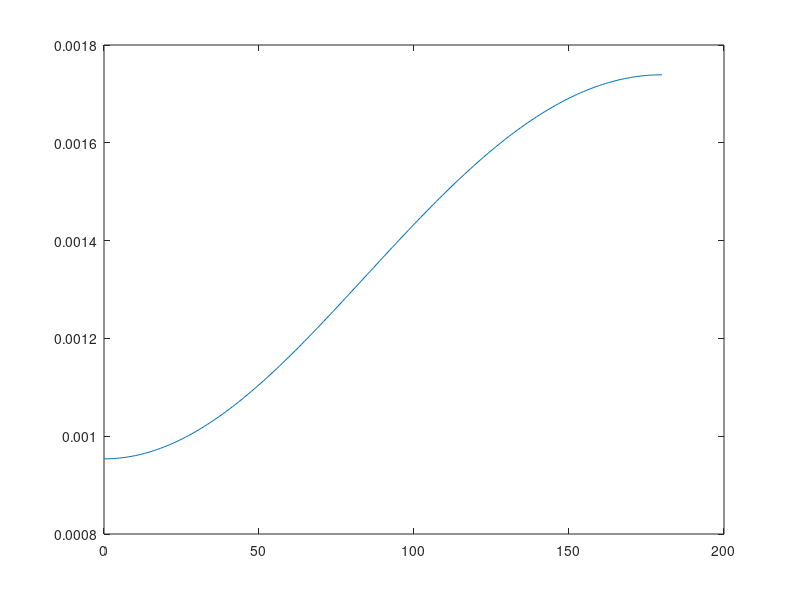

Reproduce this figure in MATLAB.

 theta = linspace(180,0,179)
 %engine specs
 stroke = 0.1;
 con_rod = 0.15;
 bore = 0.1;
 cr = 8;
 a = stroke/2
 r = con_rod/a
 v_s =(pi/4)*bore^2*stroke;
 v_c = v_s/(cr-1);
 v = (1+(0.5*(cr-1))*(r+1-cosd(theta))-((r^2-sind(theta).^2).^0.5)).*v_c;
 plot(theta,v)